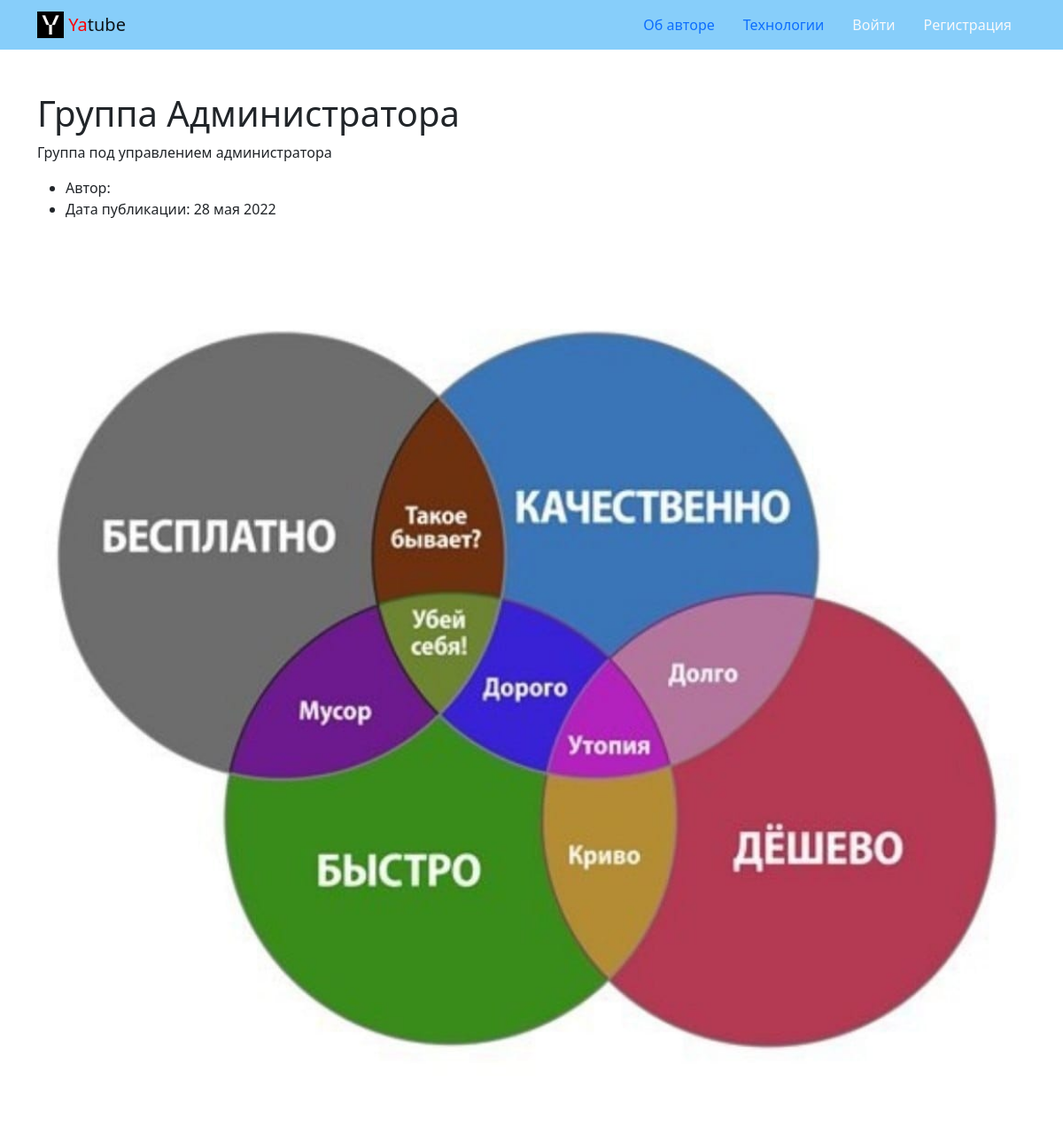
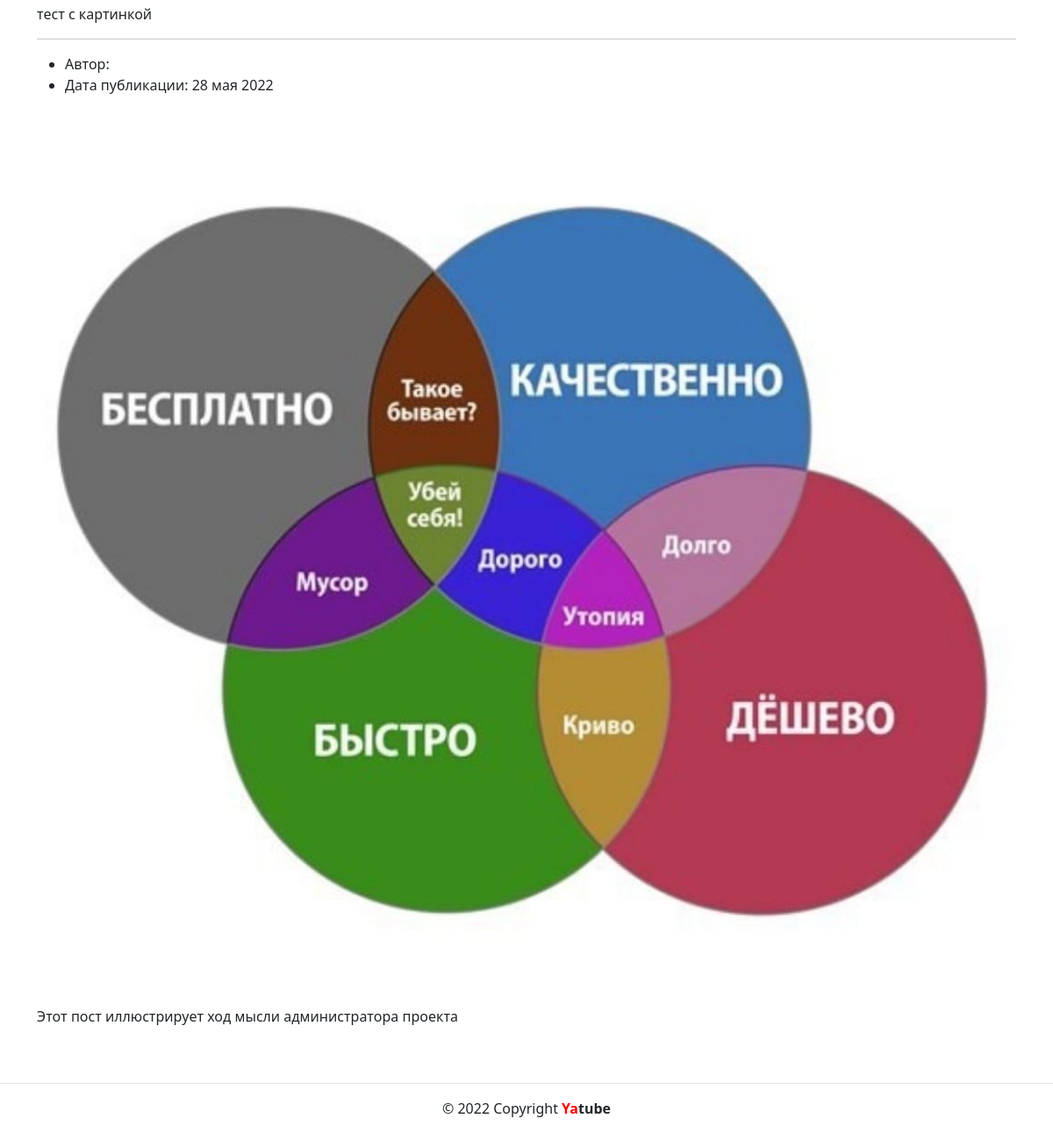
Screenshot of /group/2/ with the database file from the repository (2 pictures, top to bottom).
### posts/models.py (models this page shows, shortened)
class Group(models.Model):
    title = models.CharField(max_length=200)
    slug = models.SlugField(unique=True)
    description = models.TextField()

class Post(models.Model):
    text = models.TextField(blank=False)
    pub_date = models.DateTimeField(auto_now_add=True)
    author = models.ForeignKey(
        User,
        on_delete=models.CASCADE,
        related_name='posts'
    )
    group = models.ForeignKey(
        Group,
        on_delete=models.SET_NULL,
        blank=True, null=True,
        related_name='posts',
    )
    image = models.ImageField(
        'Картинка',
        upload_to='posts/',
        blank=True, null=True,
    )
    class Meta:
        ordering = ['-pub_date']

### posts/views.py (the view)
def group_posts(request, slug):
    group = get_object_or_404(Group, slug=slug)
    posts = group.posts.select_related('author')
    page_obj = block_paginator(posts, request)
    context = {
        'page_obj': page_obj,
        'group': group,
    }
    return render(request, 'posts/group_list.html', context)

### core/context_processors/year.py (called while the page is built)
def year(request):
    return {
        'year': int(datetime.now().year)
    }

### posts/utils.py (called while the page is built)
def block_paginator(object, request):
    paginator = Paginator(object, PAGE_NUM)
    page_number = request.GET.get('page')
    return paginator.get_page(page_number)

### templates/posts/group_list.html (shortened to what this page needs)
{% extends 'base.html' %}
{% load thumbnail %}
{% block content %}
<div class="container py-5">
  <h1> {{ group.title }} </h1>
  <p> {{ group.description|linebreaksbr }} </p>
    {% for post in page_obj %}
      {% include 'posts/includes/post_card.html' %}
    {% endfor %}
</div>
{% endblock %}

### templates/base.html (shortened to what this page needs)
<!DOCTYPE html>
<html lang="ru">
  <head>
    {% load static %}
    <link rel="stylesheet" href="{% static 'css/bootstrap.min.css' %}">
  </head>
  <body>
    {% include 'includes/header.html' %}
    <main>
      {% block content %}{% endblock %}
    </main>
    {% include 'includes/footer.html' %}
  </body>

### templates/includes/header.html
 <header>
  <nav class="navbar navbar-light" style="background-color: lightskyblue">
    <div class="container">
      <a class="navbar-brand" href="{% url 'posts:index' %}">
        {% load static %}
        <img src="{% static 'img/logo.png' %}" width="30" height="30" class="d-inline-block align-top" alt="">
        <span style="color:red">Ya</span>tube
      </a>
      <ul class="nav nav-pills">
        {% with request.resolver_match.view_name as view_name %}
          <li class="nav-item">
            <a class="nav-link {% if view_name  == 'about:author' %}active{% endif %}"
            href="{% url 'about:author' %}">Об авторе</a>
          </li>
          <li class="nav-item">
            <a class="nav-link {% if view_name  == 'about:tech' %}active{% endif %}"
            href="{% url 'about:tech' %}">Технологии</a>
          </li>
        {% if user.is_authenticated %}
          <li class="nav-item">
            <a class="nav-link {% if view_name  == 'posts:post_create' %}active{% endif %}"
            href="{% url 'posts:post_create' %}">Новая запись</a>
          </li>
          <li class="nav-item">
            <a class="nav-link link-light {% if view_name  == 'users:password_change' %}active{% endif %}"
            href="{% url 'users:password_change' %}">Изменить пароль</a>
          </li>
          <li class="nav-item">
            <a class="nav-link link-light{% if view_name  == 'users:logout' %}active{% endif %}"
            href="{% url 'users:logout' %}">Выйти</a>
          </li>
          <li>
            Пользователь: {{ user.username }}
          </li>
        {% else %}
          <li class="nav-item">
            <a class="nav-link link-light {% if view_name  == 'users:login' %}active{% endif %}"
            href="{% url 'users:login' %}">Войти</a>
          </li>
          <li class="nav-item">
            <a class="nav-link link-light {% if view_name  == 'users:signup' %}active{% endif %}"
            href="{% url 'users:signup' %}">Регистрация</a>
          </li>
        {% endif %}
        {% endwith %}
      </ul>
    </div>
  </nav>
</header>

### templates/posts/includes/post_card.html (shortened to what this page needs)
{% load thumbnail %}
<article>
  <ul>
    <li>
      Автор: {{ post.author.get_full_name }}
    </li>
    <li>
      Дата публикации: {{ post.pub_date|date:"d E Y" }}
    </li>
  </ul>
  {% thumbnail post.image "1260x839" crop="center" upscale=True as im %}
    <img class="card-img my-2" src="{{ im.url }}">
  {% endthumbnail %}
  <p>{{ post.text|linebreaksbr }}</p>
  {% if not forloop.last %}<hr>{% endif %}
</article>

### templates/includes/footer.html
<footer class="border-top text-center py-3">
    <p>© {{ year }} Copyright <b><span style="color:red">Ya</span>tube</b></p>
  </footer>

### rows the page displays
Group: title "Группа Администратора", description "Группа под управлением администратора"
Post: pub_date "28 мая 2022", text "тест с картинкой"
Post: pub_date "28 мая 2022", text "Этот пост иллюстрирует ход мысли администратора проекта"
